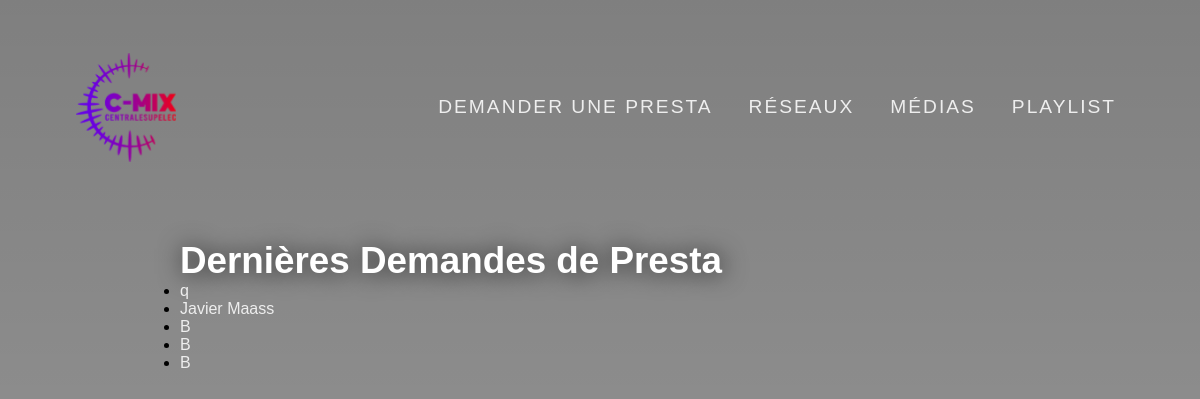
/presta/list_prestas/, run on an earlier commit of the app's database.
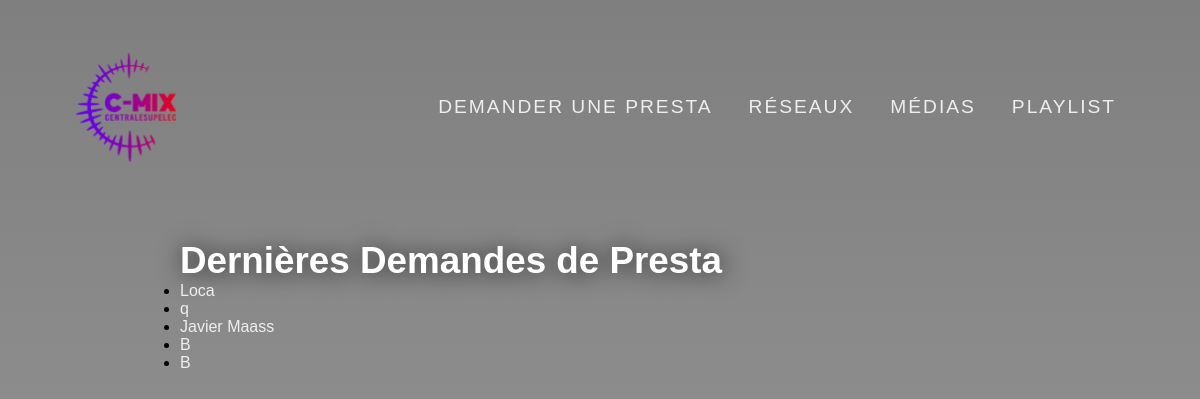
And on a later commit of the database.
### presta/models.py (models this page shows, shortened)
class Presta(models.Model):
    presta_name = models.CharField('Nom de presta', max_length=200)
    presta_type = models.CharField(
        'Type de Presta désirée', max_length=3, choices=TYPE_CHOICES)
    presta_place = models.CharField(
        'Lieu de Presta', max_length=200, default='')
    presta_respo = models.CharField(
        'Personne responsable', max_length=200, default='')
    presta_respo_phone = models.CharField(
        'Numéro Respo', max_length=15, default='')
    presta_respo_mail = models.EmailField(
        'email respo', default='', blank=True)
    presta_date = models.DateField('date de presta', default=datetime.now)
    presta_start = models.TimeField('Heure de Début', default=datetime.now)
    presta_end = models.TimeField('Heure de Fin', default=datetime.now)
    presta_comments = models.TextField(
        'Commentaires Additionnels', default='', blank=True)
    pub_date = models.DateTimeField(
        'date published', default=datetime.now)
    def was_published_recently(self):
        now = timezone.now()
        return now - datetime.timedelta(days=1) <= self.pub_date <= now
    was_published_recently.admin_order_field = 'pub_date'
    was_published_recently.boolean = True
    was_published_recently.short_description = 'Published recently?'

### presta/views.py (the view)
# urls.py: path('list_prestas/', views.list_prestas, name='list_prestas'),
def list_prestas(request):
    latest_prestas_list = Presta.objects.order_by('-pub_date')[:5]
    context = {'latest_prestas_list': latest_prestas_list}
    return render(request, 'list_prestas.html', context)

### templates/list_prestas.html (shortened to what this page needs)
{% extends 'base.html' %}
{% block content %}
{% load static %}
<link rel="stylesheet" href="{% static 'css/base.css' %}">
<body>
    <link rel="stylesheet" href="{% static 'css/name.css' %}">
    <div style="margin:auto; width: 70%; display: flex;flex-wrap: wrap; justify-content: flex-start;" class="row">
        <h2> Dernières Demandes de Presta </h2>
    </div>
    <div style="margin:auto; width: 70%; display: flex;flex-wrap: wrap; justify-content: flex-start;" class="row">
        {% if latest_prestas_list %}
        <ul>
            {% for presta in latest_prestas_list %}
            <li><a href="{% url 'presta:details_prestas' presta.id %}">{{ presta.presta_name }}</a></li>
            {% endfor %}
        </ul>
        {% else %}
        <p>Aucune demande de presta </p>
        {% endif %}
    </div>
</body>
{% endblock %}

### templates/base.html (shortened to what this page needs)
<!DOCTYPE html>
<html lang="fr">
<head>
    {% load static %}
    <link rel="stylesheet" href="{% static 'css/bootstrap-iso.css' %}">
</head>
<header>
    <div class="bootstrap-iso" >
        <div class="container">
            <nav id="navbar" class="navbar fixed-top navbar-expand-lg navbar-dark" style="width: 90%; margin: auto; padding-top: 3rem;">
                <a id='short' href='/' class="navbar-brand"><img src="{% static 'img/logocmix.png' %}" class="logo" id="logo"></a>
                <div class="collapse navbar-collapse" id="navbarNav">
                    <ul class="navbar-nav text-right" style="display: flex; align-items: flex-end; justify-content: space-evenly;">
                        <li class="nav-item" style="display: flex; justify-content: flex-end;margin-left: 20px;"><a class="nav-link" href="/presta/name/" style="text-decoration: none; margin: auto; color: #eee;">Demander une presta</a></li>
                        <li class="nav-item" style="display: flex; justify-content: flex-end;margin-left: 20px;"><a class="nav-link" href="/reseaux" style="text-decoration: none; margin: auto; color: #eee;">Réseaux</a></li>
                        <li class="nav-item" style="display: flex; justify-content: flex-end;margin-left: 20px;"><a class="nav-link" href="/medias" style="text-decoration: none; margin: auto; color: #eee;">Médias</a></li>
                        <li class="nav-item" style="display: flex; justify-content: flex-end;margin-left: 20px;"><a class="nav-link" href="/playlist" style="text-decoration: none; margin: auto; color: #eee;">Playlist</a></li>
                    </ul>
                </div>
            </nav>
        </div>
    </div>
</header>
{% block content %}
{% endblock %}
</html>

### static/css/base.css (style rules this page uses)
* { margin: 0; padding: 0; font-family: Arial, Helvetica, sans-serif; }
a { text-decoration: none; color: #eee; }
body { width: 100%; position: sticky; margin-top: 30vh; background: linear-gradient(to bottom, rgba(0,0,0,.5), rgba(0,0,0,.4)), url("https://images.unsplash.com/photo-1594623930572-300a3011d9ae?ixlib=rb-1.2.1&ixid=MXwxMjA3fDB8MHxwaG90by1wYWdlfHx8fGVufDB8fHw%3D") center no-repeat; background-size: cover; background-attachment: fixed; overflow: auto; }
header { width: 100%; height: 30vh; position: fixed; transition: 0.4s; top: 0; overflow: hidden; }
.container { max-width: 120rem; width: 90%; margin: 0 auto; }
nav { padding-top: 3rem; display: flex; justify-content: space-between; align-items: center; text-transform: uppercase; font-size: 1.2rem; transition: 0.4s; }
.logo { width: 100px; cursor: pointer; transition: 0.4s; transform: translateX(-100rem); animation: slideIn .8s forwards; }
nav ul { display: flex; }
nav ul li { list-style: none; transform: translateX(100rem); animation: slideIn .5s forwards; }
nav ul li:nth-child(1) { animation-delay: 0s; }
nav ul li:nth-child(2) { animation-delay: .2s; }
nav ul li:nth-child(3) { animation-delay: .4s; }
nav ul li:nth-child(4) { animation-delay: .6s; }
nav ul li a { padding: 1rem 0; margin: 0 3rem; position: relative; letter-spacing: 2px; }
nav ul li a:last-child { margin-right: 0; }
nav ul li a::before, nav ul li a::after { content: ''; position: absolute; width: 100%; height: 2px; background-color: crimson; left: 0; transform: scaleX(0); transition: all .5s; }
nav ul li a::before { top: 0; transform-origin: left; }
nav ul li a::after { bottom: 0; transform-origin: right; }

### static/css/name.css (style rules this page uses)
.row { margin-left: 5%; margin-right: 10%; display: flex; height: 88%; margin-top: 20vh; }
h2 { color: #ffff; font-size: 2.3rem; text-shadow: 1px 1px 1.5rem rgba(0,0,0,.8); }

### templates/base.html (style rules this page uses)
nav div { padding-top: 3rem; display: flex; justify-content: flex-end; align-items: center; text-transform: uppercase; font-size: 1.2rem; transition: 0.4s; }
nav div ul li { list-style: none; transform: translateX(100rem); animation: slideIn .5s forwards; }
nav div ul li:nth-child(1) { animation-delay: 0s; }
nav div ul li:nth-child(2) { animation-delay: .2s; }
nav div ul li:nth-child(3) { animation-delay: .4s; }
nav div ul li:nth-child(4) { animation-delay: .6s; }
nav div ul li a { padding: 1rem 0; margin: 0 3rem; position: relative; letter-spacing: 2px; }
nav div ul li a:last-child { margin-right: 0; }
nav div ul li a::before, nav div ul li a::after { content: ''; position: absolute; width: 100%; height: 2px; background-color: crimson; left: 0; transform: scaleX(0); transition: all .5s; }
nav div ul li a::before { top: 0; transform-origin: left; }
nav div ul li a::after { bottom: 0; transform-origin: right; }

What changed in the data, as far as the page shows it:
no longer on this page (row unchanged): Presta: presta_name "B"
added Presta: presta_name "Loca"
